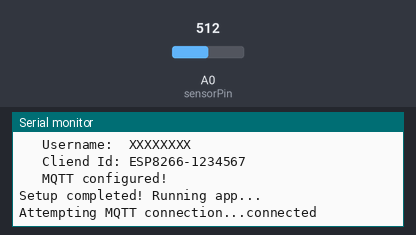
A sketch run on a simulated ESP8266 (NodeMCU). On the bench: the last lines printed to the serial monitor. The inputs (shaded band) are chosen by the test bench; at power-on: A0 (sensorPin) = 512. WiFi joins after 1.5 s; servers stay silent unless stated; no MQTT or app messages arrive unless stated.

Above: at 2.7 s.
2.8 s: A0 (sensorPin) set to 716
At 7.5 s:
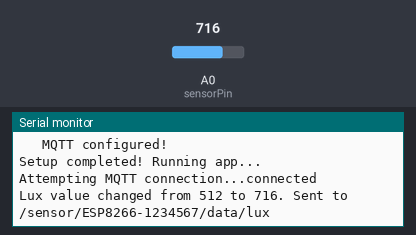
8.0 s: A0 (sensorPin) set to 900
At 12.6 s:
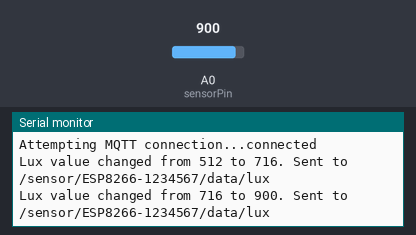

Measured:
- after the input at 2.8 s, the serial monitor: prints a new line after 3.8 s (image 1)
- after the input at 8.0 s, the serial monitor: prints a new line after 3.6 s (image 2)

The sketch:

galloMQTT.ino
```cpp
#include <ESP8266WiFi.h>  //For ESP8266
#include <PubSubClient.h> //For MQTT
#include <ESP8266mDNS.h>  //For OTA
#include <WiFiUdp.h>      //For OTA

//WIFI configuration
#define wifi_ssid         "XXXXXXXX"
#define wifi_password     "XXXXXXXX"

//MQTT configuration
#define mqtt_server       "XXXXXXXX"
#define mqtt_user         "XXXXXXXX"
#define mqtt_password     "XXXXXXXX"
String mqtt_client_id =   "ESP8266-";   //This text is concatenated with ChipId to get unique client_id

//MQTT Topic configuration
String mqtt_base_topic="/sensor/"+mqtt_client_id+"/data";
#define lux_topic "/lux"

//MQTT client
WiFiClient espClient;
PubSubClient mqtt_client(espClient);

int sensorPin = A0;

void setup_wifi() {
  delay(10);
  Serial.print("Connecting to ");
  Serial.print(wifi_ssid);
  WiFi.begin(wifi_ssid, wifi_password);
  while (WiFi.status() != WL_CONNECTED) {
    delay(500);
    Serial.print(".");
  }
  Serial.println("OK");
  Serial.print("   IP address: ");
  Serial.println(WiFi.localIP());
}

void setup() {
  Serial.begin(115200);
  Serial.println("\r\nBooting...");

  setup_wifi();

  Serial.println("Configuring MQTT server...");
  mqtt_client_id=mqtt_client_id+ESP.getChipId();
  mqtt_base_topic="/sensor/"+mqtt_client_id+"/data";
  mqtt_client.setServer(mqtt_server, 1883);
  Serial.printf("   Server IP: %s\r\n",mqtt_server);
  Serial.printf("   Username:  %s\r\n",mqtt_user);
  Serial.println("   Cliend Id: "+mqtt_client_id);
  Serial.println("   MQTT configured!");

  Serial.println("Setup completed! Running app...");
}

void mqtt_reconnect() {
  // Loop until we're reconnected
  while (!mqtt_client.connected()) {
    Serial.print("Attempting MQTT connection...");
    // Attempt to connect
    // If you do not want to use a username and password, change next line to
    // if (client.connect("ESP8266Client")) {
    if (mqtt_client.connect(mqtt_client_id.c_str(), mqtt_user, mqtt_password)) {
      Serial.println("connected");
    } else {
      Serial.print("failed, rc=");
      Serial.print(mqtt_client.state());
      Serial.println(" try again in 5 seconds");
      // Wait 5 seconds before retrying
      delay(5000);
    }
  }
}

void loop() {

  if (!mqtt_client.connected()) {
    mqtt_reconnect();
  }
  mqtt_client.loop();
  int sensorValue = analogRead(sensorPin);
  delay (5000);
  int sensorValueNow = analogRead(sensorPin);
  if (sensorValueNow != sensorValue) {
    Serial.print("Lux value changed from " +String(sensorValue)+ " to "  );
  Serial.print(String(sensorValueNow).c_str());
  Serial.println(". Sent to "+mqtt_base_topic+lux_topic);
  mqtt_client.publish((mqtt_base_topic+lux_topic).c_str(), String(sensorValue).c_str(), true);
}
  }
```
